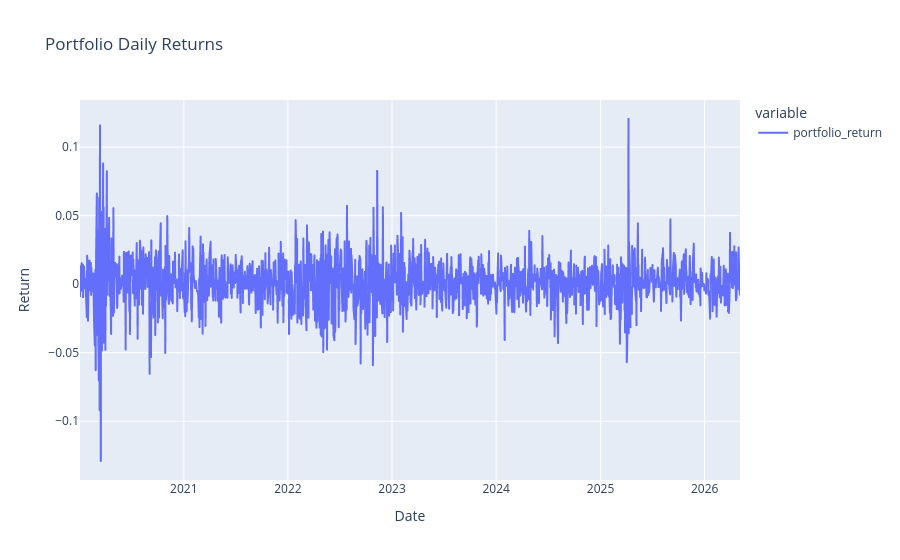

Notebook cell for this chart:
### Code cell
# Portfolio returns chart: visualize daily portfolio return path.

px.line(portfolio_returns, title="Portfolio Daily Returns", labels={"value": "Return", "Date": "Date"})

### Figure 1 — Plotly figure (JSON) as saved in the notebook; plotly's stock layout.template omitted (floating-point values rounded to 4 significant figures; data arrays with more than 128 entries replaced by an {"elided": "..."} marker saying what was removed)
{"data": [{"hovertemplate": "variable=portfolio_return<br>Date=%{x}<br>Return=%{y}<extra></extra>", "legendgroup": "portfolio_return", "line": {"color": "#636efa", "dash": "solid"}, "marker": {"symbol": "circle"}, "mode": "lines", "name": "portfolio_return", "showlegend": true, "type": "scattergl", "x": {"elided": "1592 str values"}, "xaxis": "x", "y": {"elided": "1592 float values"}, "yaxis": "y"}], "layout": {"legend": {"title": {"text": "variable"}, "tracegroupgap": 0}, "title": {"text": "Portfolio Daily Returns"}, "xaxis": {"anchor": "y", "domain": [0, 1], "title": {"text": "Date"}}, "yaxis": {"anchor": "x", "domain": [0, 1], "title": {"text": "Return"}}}}
